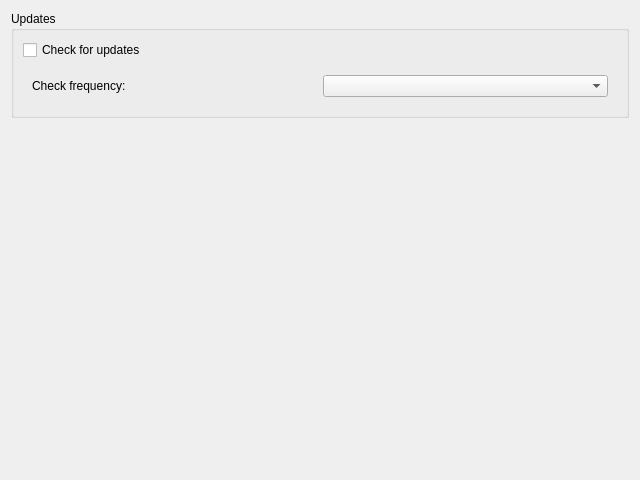
<?xml version='1.0'?>
<ui version="4.0">
 <author/>
 <comment/>
 <exportmacro/>
 <class>MainTab</class>
 <widget name="MainTab" class="QWidget">
  <property name="geometry">
   <rect>
    <x>0</x>
    <y>0</y>
    <width>640</width>
    <height>480</height>
   </rect>
  </property>
  <property name="windowTitle">
   <string>Form</string>
  </property>
  <layout class="QVBoxLayout" name="verticalLayout_4">
      <item>
          <widget class="QGroupBox" name="groupBox_2">
              <property name="title">
                  <string>Updates</string>
              </property>
              <layout class="QVBoxLayout" name="verticalLayout_3">
                  <item>
                      <widget class="QCheckBox" name="m_u_updatesCheckBox">
                          <property name="text">
                              <string>Check for updates</string>
                          </property>
                      </widget>
                  </item>
                  <item>
                      <widget class="QWidget" name="widget_4" native="true">
                          <layout class="QHBoxLayout" name="horizontalLayout_4">
                              <item>
                                  <widget class="QLabel" name="label_4">
                                      <property name="text">
                                          <string>Check frequency:</string>
                                      </property>
                                  </widget>
                              </item>
                              <item>
                                  <widget class="QComboBox" name="m_u_freqComboBox"/>
                              </item>
                          </layout>
                      </widget>
                  </item>
              </layout>
          </widget>
      </item>
      <item>
          <spacer name="verticalSpacer">
              <property name="orientation">
                  <enum>Qt::Vertical</enum>
              </property>
              <property name="sizeHint" stdset="0">
                  <size>
                      <width>20</width>
                      <height>40</height>
                  </size>
              </property>
          </spacer>
      </item>
  </layout>
  
 </widget>
 <pixmapfunction/>
 <connections/>
</ui>
